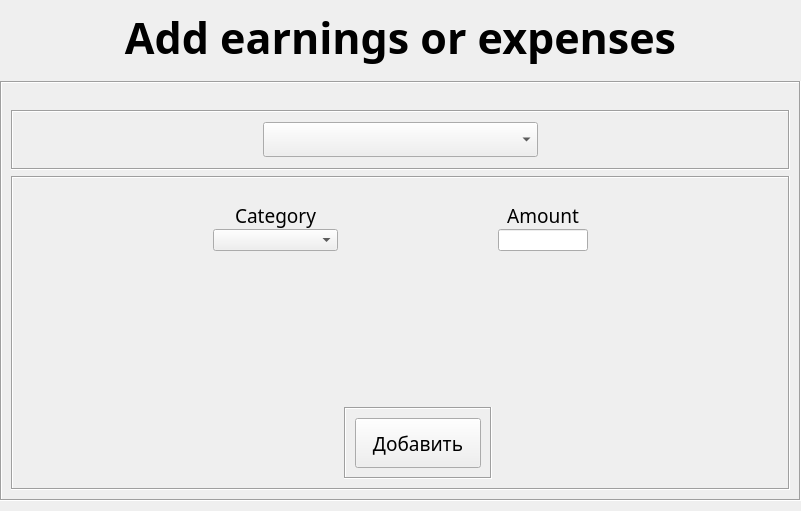
<?xml version="1.0" encoding="UTF-8"?>
<ui version="4.0">
 <class>Form</class>
 <widget class="QWidget" name="Form">
  <property name="geometry">
   <rect>
    <x>0</x>
    <y>0</y>
    <width>801</width>
    <height>511</height>
   </rect>
  </property>
  <property name="sizePolicy">
   <sizepolicy hsizetype="Fixed" vsizetype="Fixed">
    <horstretch>0</horstretch>
    <verstretch>0</verstretch>
   </sizepolicy>
  </property>
  <property name="windowTitle">
   <string>Add earnings or expenses</string>
  </property>
  <widget class="QWidget" name="gridLayoutWidget">
   <property name="geometry">
    <rect>
     <x>0</x>
     <y>0</y>
     <width>801</width>
     <height>501</height>
    </rect>
   </property>
   <layout class="QGridLayout" name="gridLayout">
    <property name="sizeConstraint">
     <enum>QLayout::SetMinimumSize</enum>
    </property>
    <item row="0" column="0">
     <widget class="QLabel" name="title">
      <property name="sizePolicy">
       <sizepolicy hsizetype="Preferred" vsizetype="Maximum">
        <horstretch>0</horstretch>
        <verstretch>0</verstretch>
       </sizepolicy>
      </property>
      <property name="minimumSize">
       <size>
        <width>0</width>
        <height>75</height>
       </size>
      </property>
      <property name="font">
       <font>
        <family>Candara</family>
        <pointsize>32</pointsize>
        <bold>true</bold>
       </font>
      </property>
      <property name="text">
       <string>Add earnings or expenses</string>
      </property>
      <property name="alignment">
       <set>Qt::AlignCenter</set>
      </property>
     </widget>
    </item>
    <item row="1" column="0">
     <widget class="QFrame" name="main_frm">
      <property name="sizePolicy">
       <sizepolicy hsizetype="Preferred" vsizetype="Preferred">
        <horstretch>0</horstretch>
        <verstretch>0</verstretch>
       </sizepolicy>
      </property>
      <property name="frameShape">
       <enum>QFrame::Box</enum>
      </property>
      <property name="frameShadow">
       <enum>QFrame::Sunken</enum>
      </property>
      <layout class="QVBoxLayout" name="verticalLayout">
       <item>
        <spacer name="verticalSpacer">
         <property name="orientation">
          <enum>Qt::Vertical</enum>
         </property>
         <property name="sizeType">
          <enum>QSizePolicy::Maximum</enum>
         </property>
         <property name="sizeHint" stdset="0">
          <size>
           <width>20</width>
           <height>40</height>
          </size>
         </property>
        </spacer>
       </item>
       <item>
        <widget class="QFrame" name="cmbbox_frm">
         <property name="sizePolicy">
          <sizepolicy hsizetype="Preferred" vsizetype="Maximum">
           <horstretch>0</horstretch>
           <verstretch>0</verstretch>
          </sizepolicy>
         </property>
         <property name="minimumSize">
          <size>
           <width>0</width>
           <height>60</height>
          </size>
         </property>
         <property name="frameShape">
          <enum>QFrame::Box</enum>
         </property>
         <property name="frameShadow">
          <enum>QFrame::Sunken</enum>
         </property>
         <layout class="QGridLayout" name="gridLayout_2">
          <property name="leftMargin">
           <number>250</number>
          </property>
          <property name="rightMargin">
           <number>250</number>
          </property>
          <item row="0" column="0">
           <widget class="QComboBox" name="choose_type_cmbbox">
            <property name="font">
             <font>
              <family>Candara Light</family>
              <pointsize>14</pointsize>
             </font>
            </property>
            <property name="currentText">
             <string/>
            </property>
            <property name="insertPolicy">
             <enum>QComboBox::InsertAtBottom</enum>
            </property>
            <property name="minimumContentsLength">
             <number>0</number>
            </property>
            <property name="placeholderText">
             <string>Choose what to add</string>
            </property>
            <item>
             <property name="text">
              <string/>
             </property>
            </item>
            <item>
             <property name="text">
              <string>Earnings</string>
             </property>
            </item>
            <item>
             <property name="text">
              <string>Expenses</string>
             </property>
            </item>
           </widget>
          </item>
         </layout>
        </widget>
       </item>
       <item>
        <widget class="QFrame" name="frame">
         <property name="frameShape">
          <enum>QFrame::Box</enum>
         </property>
         <property name="frameShadow">
          <enum>QFrame::Sunken</enum>
         </property>
         <layout class="QGridLayout" name="gridLayout_3" rowstretch="0,0,0,0,0,0">
          <property name="leftMargin">
           <number>200</number>
          </property>
          <property name="topMargin">
           <number>0</number>
          </property>
          <property name="rightMargin">
           <number>200</number>
          </property>
          <property name="horizontalSpacing">
           <number>6</number>
          </property>
          <property name="verticalSpacing">
           <number>0</number>
          </property>
          <item row="4" column="1">
           <spacer name="bottom_vertical_spacer">
            <property name="orientation">
             <enum>Qt::Vertical</enum>
            </property>
            <property name="sizeType">
             <enum>QSizePolicy::Maximum</enum>
            </property>
            <property name="sizeHint" stdset="0">
             <size>
              <width>20</width>
              <height>167</height>
             </size>
            </property>
           </spacer>
          </item>
          <item row="2" column="2">
           <widget class="QLabel" name="total_lbl">
            <property name="sizePolicy">
             <sizepolicy hsizetype="Preferred" vsizetype="Maximum">
              <horstretch>0</horstretch>
              <verstretch>0</verstretch>
             </sizepolicy>
            </property>
            <property name="font">
             <font>
              <family>Candara Light</family>
              <pointsize>14</pointsize>
             </font>
            </property>
            <property name="text">
             <string>Amount</string>
            </property>
            <property name="alignment">
             <set>Qt::AlignCenter</set>
            </property>
           </widget>
          </item>
          <item row="2" column="0">
           <widget class="QLabel" name="category_lbl">
            <property name="sizePolicy">
             <sizepolicy hsizetype="Preferred" vsizetype="Maximum">
              <horstretch>0</horstretch>
              <verstretch>0</verstretch>
             </sizepolicy>
            </property>
            <property name="font">
             <font>
              <family>Candara Light</family>
              <pointsize>14</pointsize>
             </font>
            </property>
            <property name="text">
             <string>Category</string>
            </property>
            <property name="alignment">
             <set>Qt::AlignCenter</set>
            </property>
           </widget>
          </item>
          <item row="0" column="1">
           <spacer name="top_vertical_spacer">
            <property name="orientation">
             <enum>Qt::Vertical</enum>
            </property>
            <property name="sizeType">
             <enum>QSizePolicy::Maximum</enum>
            </property>
            <property name="sizeHint" stdset="0">
             <size>
              <width>20</width>
              <height>35</height>
             </size>
            </property>
           </spacer>
          </item>
          <item row="3" column="0">
           <widget class="QComboBox" name="category_cmbbox">
            <property name="sizePolicy">
             <sizepolicy hsizetype="Maximum" vsizetype="Fixed">
              <horstretch>0</horstretch>
              <verstretch>0</verstretch>
             </sizepolicy>
            </property>
            <property name="minimumSize">
             <size>
              <width>125</width>
              <height>0</height>
             </size>
            </property>
           </widget>
          </item>
          <item row="3" column="2">
           <widget class="QLineEdit" name="total_inpt">
            <property name="sizePolicy">
             <sizepolicy hsizetype="Maximum" vsizetype="Fixed">
              <horstretch>0</horstretch>
              <verstretch>0</verstretch>
             </sizepolicy>
            </property>
           </widget>
          </item>
          <item row="5" column="1">
           <widget class="QFrame" name="add_btn_frm">
            <property name="frameShape">
             <enum>QFrame::Box</enum>
            </property>
            <property name="frameShadow">
             <enum>QFrame::Sunken</enum>
            </property>
            <layout class="QHBoxLayout" name="horizontalLayout_3">
             <item>
              <widget class="QPushButton" name="add_btn_3">
               <property name="sizePolicy">
                <sizepolicy hsizetype="Maximum" vsizetype="Maximum">
                 <horstretch>0</horstretch>
                 <verstretch>0</verstretch>
                </sizepolicy>
               </property>
               <property name="minimumSize">
                <size>
                 <width>126</width>
                 <height>50</height>
                </size>
               </property>
               <property name="font">
                <font>
                 <family>Candara</family>
                 <pointsize>14</pointsize>
                </font>
               </property>
               <property name="text">
                <string>Добавить</string>
               </property>
              </widget>
             </item>
            </layout>
           </widget>
          </item>
         </layout>
        </widget>
       </item>
      </layout>
     </widget>
    </item>
   </layout>
  </widget>
 </widget>
 <resources/>
 <connections/>
</ui>
